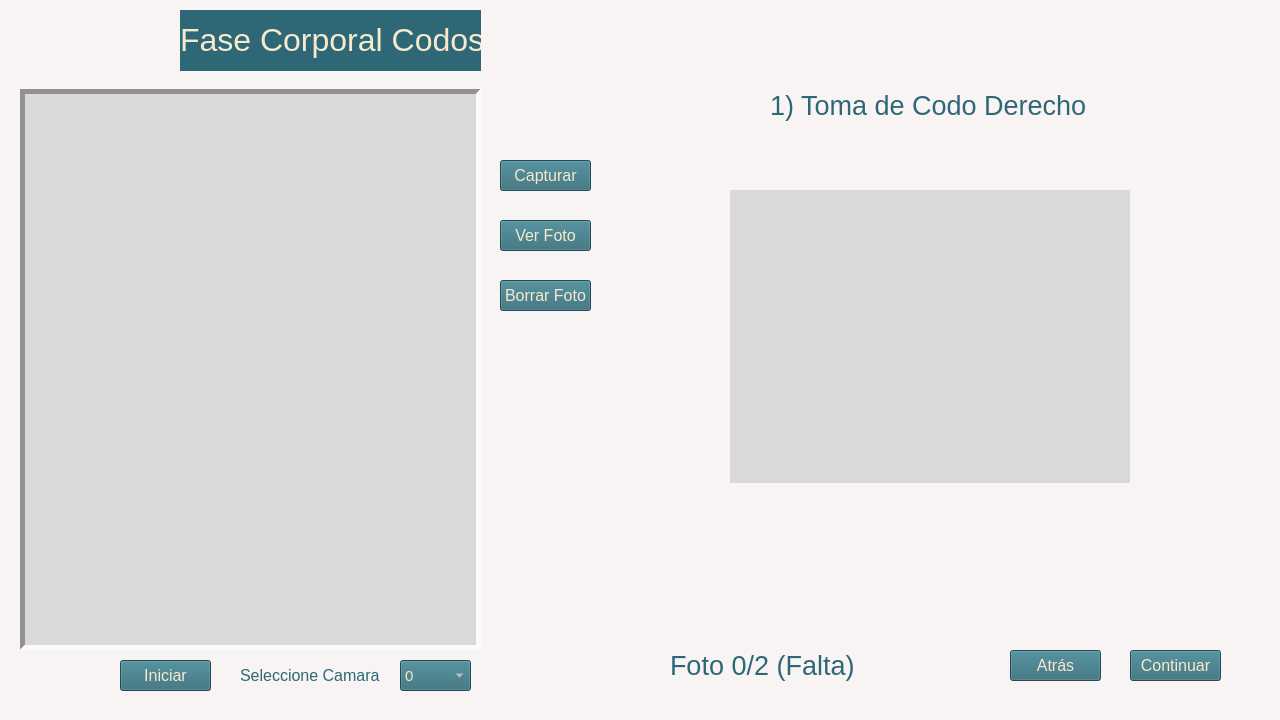
<?xml version="1.0" encoding="UTF-8"?>
<ui version="4.0">
 <class>MainWindow</class>
 <widget class="QMainWindow" name="MainWindow">
  <property name="geometry">
   <rect>
    <x>0</x>
    <y>0</y>
    <width>1280</width>
    <height>720</height>
   </rect>
  </property>
  <property name="windowTitle">
   <string>Fase Corporal - Codos</string>
  </property>
  <property name="windowIcon">
   <iconset>
    <normaloff>imagenes/zebra.png</normaloff>imagenes/zebra.png</iconset>
  </property>
  <property name="styleSheet">
   <string notr="true">background-color: rgb(248, 244, 244);</string>
  </property>
  <widget class="QWidget" name="centralwidget">
   <widget class="QLabel" name="camara">
    <property name="geometry">
     <rect>
      <x>20</x>
      <y>89</y>
      <width>461</width>
      <height>561</height>
     </rect>
    </property>
    <property name="styleSheet">
     <string notr="true">background-color: rgb(217, 217, 217);</string>
    </property>
    <property name="frameShape">
     <enum>QFrame::Panel</enum>
    </property>
    <property name="frameShadow">
     <enum>QFrame::Sunken</enum>
    </property>
    <property name="lineWidth">
     <number>5</number>
    </property>
    <property name="text">
     <string/>
    </property>
   </widget>
   <widget class="QPushButton" name="b_Capturar">
    <property name="geometry">
     <rect>
      <x>500</x>
      <y>160</y>
      <width>91</width>
      <height>31</height>
     </rect>
    </property>
    <property name="font">
     <font>
      <pointsize>12</pointsize>
     </font>
    </property>
    <property name="cursor">
     <cursorShape>PointingHandCursor</cursorShape>
    </property>
    <property name="styleSheet">
     <string notr="true">color: rgb(247, 233, 204);
background-color: rgb(46, 104, 118);</string>
    </property>
    <property name="text">
     <string>Capturar</string>
    </property>
   </widget>
   <widget class="QPushButton" name="b_Ver">
    <property name="geometry">
     <rect>
      <x>500</x>
      <y>220</y>
      <width>91</width>
      <height>31</height>
     </rect>
    </property>
    <property name="font">
     <font>
      <pointsize>12</pointsize>
     </font>
    </property>
    <property name="cursor">
     <cursorShape>PointingHandCursor</cursorShape>
    </property>
    <property name="styleSheet">
     <string notr="true">color: rgb(247, 233, 204);
background-color: rgb(46, 104, 118);</string>
    </property>
    <property name="text">
     <string>Ver Foto</string>
    </property>
   </widget>
   <widget class="QLabel" name="label">
    <property name="geometry">
     <rect>
      <x>240</x>
      <y>660</y>
      <width>151</width>
      <height>31</height>
     </rect>
    </property>
    <property name="font">
     <font>
      <pointsize>12</pointsize>
     </font>
    </property>
    <property name="styleSheet">
     <string notr="true">color: rgb(46, 104, 118);
</string>
    </property>
    <property name="text">
     <string>Seleccione Camara</string>
    </property>
   </widget>
   <widget class="QPushButton" name="b_Iniciar">
    <property name="geometry">
     <rect>
      <x>120</x>
      <y>660</y>
      <width>91</width>
      <height>31</height>
     </rect>
    </property>
    <property name="font">
     <font>
      <pointsize>12</pointsize>
     </font>
    </property>
    <property name="cursor">
     <cursorShape>PointingHandCursor</cursorShape>
    </property>
    <property name="styleSheet">
     <string notr="true">color: rgb(247, 233, 204);
background-color: rgb(46, 104, 118);</string>
    </property>
    <property name="text">
     <string>Iniciar</string>
    </property>
   </widget>
   <widget class="QComboBox" name="N_Camara">
    <property name="geometry">
     <rect>
      <x>400</x>
      <y>660</y>
      <width>71</width>
      <height>31</height>
     </rect>
    </property>
    <property name="font">
     <font>
      <pointsize>11</pointsize>
     </font>
    </property>
    <property name="cursor">
     <cursorShape>PointingHandCursor</cursorShape>
    </property>
    <property name="styleSheet">
     <string notr="true">color: rgb(247, 233, 204);
background-color: rgb(46, 104, 118);</string>
    </property>
    <item>
     <property name="text">
      <string>0</string>
     </property>
    </item>
    <item>
     <property name="text">
      <string>1</string>
     </property>
    </item>
    <item>
     <property name="text">
      <string>2</string>
     </property>
    </item>
   </widget>
   <widget class="QPushButton" name="b_Borrar">
    <property name="geometry">
     <rect>
      <x>500</x>
      <y>280</y>
      <width>91</width>
      <height>31</height>
     </rect>
    </property>
    <property name="font">
     <font>
      <pointsize>12</pointsize>
     </font>
    </property>
    <property name="cursor">
     <cursorShape>PointingHandCursor</cursorShape>
    </property>
    <property name="styleSheet">
     <string notr="true">color: rgb(247, 233, 204);
background-color: rgb(46, 104, 118);</string>
    </property>
    <property name="text">
     <string>Borrar Foto</string>
    </property>
   </widget>
   <widget class="QPushButton" name="b_Cancelar">
    <property name="geometry">
     <rect>
      <x>1010</x>
      <y>650</y>
      <width>91</width>
      <height>31</height>
     </rect>
    </property>
    <property name="font">
     <font>
      <pointsize>12</pointsize>
     </font>
    </property>
    <property name="cursor">
     <cursorShape>PointingHandCursor</cursorShape>
    </property>
    <property name="styleSheet">
     <string notr="true">color: rgb(247, 233, 204);
background-color: rgb(46, 104, 118);</string>
    </property>
    <property name="text">
     <string>Atrás</string>
    </property>
   </widget>
   <widget class="QPushButton" name="b_Continuar">
    <property name="geometry">
     <rect>
      <x>1130</x>
      <y>650</y>
      <width>91</width>
      <height>31</height>
     </rect>
    </property>
    <property name="font">
     <font>
      <pointsize>12</pointsize>
     </font>
    </property>
    <property name="cursor">
     <cursorShape>PointingHandCursor</cursorShape>
    </property>
    <property name="styleSheet">
     <string notr="true">color: rgb(247, 233, 204);
background-color: rgb(46, 104, 118);</string>
    </property>
    <property name="text">
     <string>Continuar</string>
    </property>
   </widget>
   <widget class="QLabel" name="label_3">
    <property name="geometry">
     <rect>
      <x>0</x>
      <y>10</y>
      <width>641</width>
      <height>61</height>
     </rect>
    </property>
    <property name="text">
     <string/>
    </property>
    <property name="pixmap">
     <pixmap>imagenes/franja.png</pixmap>
    </property>
    <property name="scaledContents">
     <bool>true</bool>
    </property>
   </widget>
   <widget class="QLabel" name="label_2">
    <property name="geometry">
     <rect>
      <x>180</x>
      <y>10</y>
      <width>301</width>
      <height>61</height>
     </rect>
    </property>
    <property name="font">
     <font>
      <pointsize>17</pointsize>
     </font>
    </property>
    <property name="styleSheet">
     <string notr="true">color: rgb(0, 68, 91);
background-color: rgb(46, 104, 118);</string>
    </property>
    <property name="text">
     <string>&lt;html&gt;&lt;head/&gt;&lt;body&gt;&lt;p&gt;&lt;span style=&quot; font-size:24pt; color:#f7e9cc;&quot;&gt;Fase Corporal Codos&lt;/span&gt;&lt;/p&gt;&lt;/body&gt;&lt;/html&gt;</string>
    </property>
   </widget>
   <widget class="QLabel" name="gif_codo">
    <property name="geometry">
     <rect>
      <x>730</x>
      <y>190</y>
      <width>400</width>
      <height>293</height>
     </rect>
    </property>
    <property name="styleSheet">
     <string notr="true">background-color: rgb(217, 217, 217);</string>
    </property>
    <property name="text">
     <string/>
    </property>
    <property name="pixmap">
     <pixmap>imagenes/4-min-620x350.jpg</pixmap>
    </property>
    <property name="scaledContents">
     <bool>true</bool>
    </property>
   </widget>
   <widget class="QLabel" name="Listo">
    <property name="geometry">
     <rect>
      <x>670</x>
      <y>650</y>
      <width>301</width>
      <height>31</height>
     </rect>
    </property>
    <property name="font">
     <font>
      <pointsize>11</pointsize>
     </font>
    </property>
    <property name="styleSheet">
     <string notr="true">color: rgb(46, 104, 118);</string>
    </property>
    <property name="text">
     <string>&lt;html&gt;&lt;head/&gt;&lt;body&gt;&lt;p&gt;&lt;span style=&quot; font-size:20pt;&quot;&gt;Foto 0/2 (Falta)&lt;/span&gt;&lt;/p&gt;&lt;/body&gt;&lt;/html&gt;</string>
    </property>
   </widget>
   <widget class="QLabel" name="Toma">
    <property name="geometry">
     <rect>
      <x>770</x>
      <y>90</y>
      <width>351</width>
      <height>31</height>
     </rect>
    </property>
    <property name="font">
     <font>
      <pointsize>11</pointsize>
     </font>
    </property>
    <property name="styleSheet">
     <string notr="true">color: rgb(46, 104, 118);</string>
    </property>
    <property name="text">
     <string>&lt;html&gt;&lt;head/&gt;&lt;body&gt;&lt;p&gt;&lt;span style=&quot; font-size:20pt;&quot;&gt;1) Toma de Codo Derecho&lt;/span&gt;&lt;/p&gt;&lt;/body&gt;&lt;/html&gt;</string>
    </property>
   </widget>
  </widget>
  <widget class="QMenuBar" name="menubar">
   <property name="geometry">
    <rect>
     <x>0</x>
     <y>0</y>
     <width>1280</width>
     <height>21</height>
    </rect>
   </property>
  </widget>
 </widget>
 <resources/>
 <connections/>
</ui>
